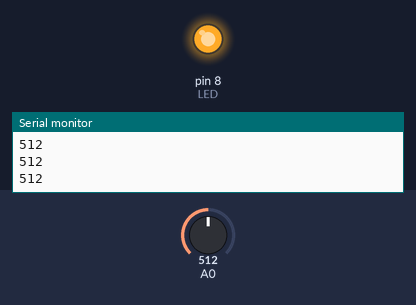
Simulated run of this sketch. Board: Arduino Uno, built with avr-gcc and run on an emulated ATmega328P. Parts: output pins drawn as LEDs (lit = HIGH), the last lines printed to the serial monitor. Inputs (shaded band) come from the test bench; at power-on: A0 = 512.

Above: at 1.3 s.
1.4 s: A0 set to 493
At 2.3 s:
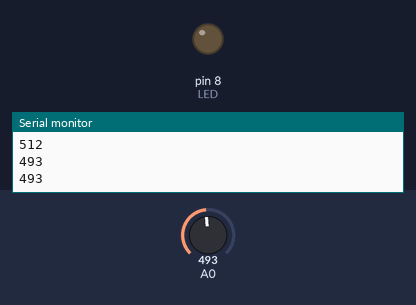
3.0 s: A0 set to 510
At 3.5 s:
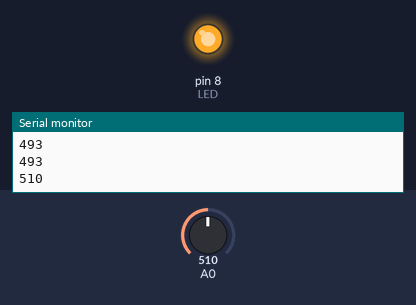
4.5 s: A0 set to 490
At 5.8 s:
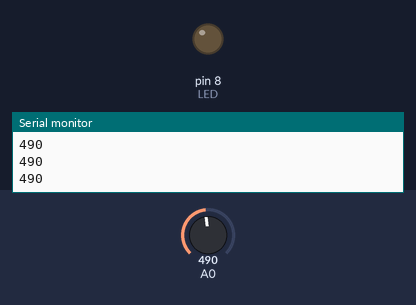
Timing chart, 0 to 7.5 s (numbered marks = the images above; inputs shaded):
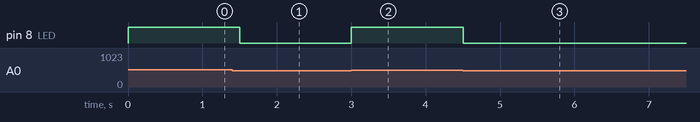

Measured:
- the behaviour switches between 501 and 500 on A0 (found by bisection; images 0 and 1)
- after the input at 1.4 s, pin 8 (LED): HIGH → LOW after 0.10 s
- after the input at 3.0 s, pin 8 (LED): LOW → HIGH at once
- after the input at 4.5 s, pin 8 (LED): HIGH → LOW at once

The sketch:

compracao.ino
```cpp
int LED = 8;
void setup() {
  Serial.begin(9600);
  pinMode(LED, OUTPUT);
}

void loop() {
  int LDR = analogRead(A0);
  if(LDR > 500) {
    digitalWrite(LED, HIGH);
  } else {
    digitalWrite(LED, LOW);
  }
  Serial.println(LDR);
  delay(500);
}
```
